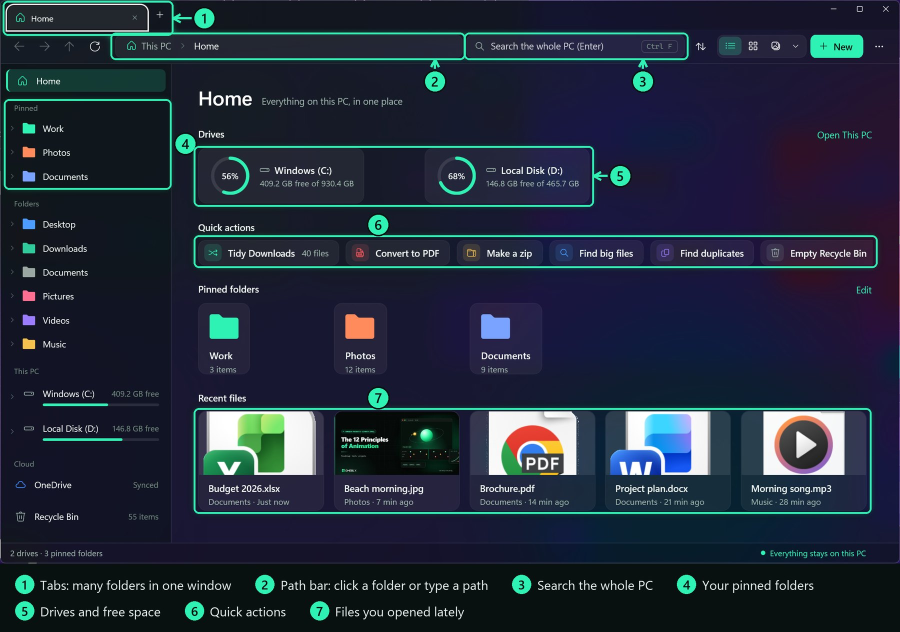
#> input picture docs/guide/home.jpg, 1800 x 1263 px, given in place of home.png, which was not available (shown at 1/2 size)
$ python annotate-guide.py
#> lines starting #> are read from the running program, lines starting #| are printed output that depends on the picture; pictures that were not available may be replaced by others from this repository, and a replacement may not be noted
"""Turns the raw screenshots (docs/guide/raw, from tests/Shots) into the guide's pictures: a mint box around each
part, a numbered marker with an arrow pointing at it, and a strip under the picture that says what each number is.
Writes docs/guide/<name>.jpg (for GitHub and the Omebly Tools page).

    python tools/annotate-guide.py
"""
import math, os
from PIL import Image, ImageDraw, ImageFilter, ImageFont

HERE = os.path.dirname(os.path.abspath(__file__))
RAW = os.path.join(HERE, '..', 'docs', 'guide', 'raw')
OUT = os.path.join(HERE, '..', 'docs', 'guide')
MINT, INK, PAPER = (46, 242, 179), (8, 17, 16), (232, 245, 240)
F = lambda size, bold=True: ImageFont.truetype(r'C:\Windows\Fonts\seguisb.ttf' if bold else r'C:\Windows\Fonts\segoeui.ttf', size)
WIDTH = 1800

# name: [((x0, y0, x1, y1) box in raw pixels, (bx, by) marker centre, "what it is"), ...]
SPEC = {
 'home': [((15, 8, 450, 88), (540, 48), 'Tabs: many folders in one window'),
          ((300, 92, 1222, 152), (1150, 215), 'Path bar: click a folder or type a path'),
          ((1235, 92, 1812, 152), (1700, 215), 'Search the whole PC'),
          ((18, 268, 445, 495), (490, 380), 'Your pinned folders'),
          ((520, 392, 1562, 540), (1640, 465), 'Drives and free space'),
          ((520, 628, 2312, 702), (1000, 594), 'Quick actions'),
          ((520, 1085, 2296, 1352), (1000, 1052), 'Files you opened lately')],
 'details': [((300, 92, 1222, 152), (800, 205), 'Where you are'),
             ((1895, 92, 2120, 152), (1850, 40), 'Change the view'),
             ((520, 180, 1960, 222), (2050, 202), 'Click a column to sort; right-click for more columns'),
             ((18, 560, 445, 950), (490, 755), 'Your Windows folders'),
             ((1840, 1442, 2380, 1488), (1780, 1462), 'What is selected, and its size')],
 'tabs': [((15, 8, 1140, 88), (1250, 48), 'Each tab is a folder; drag a tab out for its own window'),
          ((1150, 18, 1200, 72), (1205, 120), 'New tab (Ctrl+T)')],
 'menu': [((1420, 646, 1812, 678), (1880, 662), 'Make a ZIP'),
          ((1420, 702, 1812, 734), (1880, 718), 'All the PDF tools'),
          ((1420, 758, 1812, 790), (1880, 774), 'Colour tags'),
          ((1420, 988, 1812, 1020), (1880, 1004), 'Lock, shred, permissions and more'),
          ((1420, 1340, 1812, 1372), (1880, 1356), "Windows' own full menu")],
 'pdf-menu': [((1420, 700, 1810, 736), (1360, 718), 'PDF tools, on any PDF'),
              ((1815, 705, 2125, 925), (1970, 975), 'Grouped by what you want to do'),
              ((2118, 752, 2342, 1312), (2230, 1350), 'Pick one: it opens in its own window')],
 'pdf-tool': [((445, 581, 887, 983), (380, 640), 'Your files are already loaded'),
              ((892, 430, 1355, 488), (1120, 380), 'Add more or start again'),
              ((1433, 537, 1935, 619), (1990, 680), 'One click: the result is saved next to the original')],
 'viewer-picture': [((1530, 148, 2262, 202), (1440, 175), 'Zoom, rotate, copy, delete, open, full screen'),
                    ((2170, 765, 2252, 842), (2210, 700), 'Next and previous (arrow keys)'),
                    ((110, 1228, 2292, 1372), (2335, 1300), 'Every picture in the folder'),
                    ((810, 1385, 1580, 1428), (740, 1406), 'Keyboard keys, always shown')],
 'viewer-pdf': [((125, 255, 345, 1380), (400, 280), 'Pages'),
                ((1010, 1265, 1665, 1335), (1720, 1300), 'Go to a page, zoom'),
                ((1680, 150, 2262, 200), (1600, 175), 'Print, copy, delete, open in its app')],
 'viewer-video': [((965, 1045, 1410, 1120), (1460, 1083), 'Subtitles (an .srt next to the video)'),
                  ((175, 1205, 2205, 1240), (120, 1222), 'Drag to jump'),
                  ((175, 1260, 520, 1325), (580, 1292), 'Play, back, forward'),
                  ((1780, 1265, 2200, 1325), (1720, 1295), 'Volume, speed, subtitles on/off')],
 'archive': [((950, 95, 1200, 150), (1080, 40), 'A ZIP opens like a folder'),
             ((485, 190, 1062, 250), (1120, 220), 'Extract all, or only what you picked'),
             ((480, 285, 2350, 630), (1300, 680), 'Look inside without unzipping')],
 'folder-colour': [((1420, 1118, 1810, 1150), (1360, 1134), 'Right-click a folder, Folder colour'),
                   ((1815, 1110, 2025, 1490), (2090, 1200), 'Windows shows the colour too')],
 'tags': [((1420, 1058, 1810, 1090), (1360, 1074), 'Right-click, Tag'),
          ((1815, 1050, 2045, 1440), (2110, 1150), 'Tagged files are one click away in the sidebar')],
 'command-bar': [((788, 393, 1592, 446), (1660, 420), 'Ctrl+K, then type what you want'),
                 ((795, 465, 1590, 1010), (1660, 700), 'Pick it and press Enter')],
 'search': [((540, 95, 740, 150), (800, 215), 'Results from every folder inside'),
            ((1235, 92, 1812, 152), (1700, 215), 'Narrow the results'),
            ((1950, 250, 2300, 612), (2110, 672), 'Where each file is')],
 'preview-pane': [((1663, 172, 2311, 1377), (1600, 260), 'Preview pane: see a file without opening it')],
 'copy-card': [((1680, 1075, 2340, 1385), (1610, 1100), 'Progress, speed, pause; Done when finished'),
               ((1950, 1310, 2055, 1372), (2115, 1340), 'Undo puts everything back')],
 'bulk-rename': [((752, 262, 1625, 320), (1690, 290), 'New name: {n} is a number'),
                 ((752, 340, 1625, 800), (1690, 560), 'Find and replace, add text, numbers'),
                 ((760, 880, 1625, 1200), (1690, 1030), 'See every new name before you rename'),
                 ((752, 1282, 1185, 1342), (680, 1312), 'Rename (Undo works too)')],
 'duplicates': [((495, 312, 955, 372), (1020, 342), 'Move the extra copies to the Recycle Bin'),
                ((515, 460, 1000, 495), (1060, 478), 'The oldest copy is kept'),
                ((495, 392, 2338, 1018), (1300, 1060), 'Same content, found by a fingerprint')],
 'space-map': [((482, 298, 790, 352), (850, 325), 'Go up, or open the folder'),
               ((482, 367, 2266, 1391), (2320, 420), 'Bigger block = bigger file; click to look inside')],
 'tools-hub': [((505, 440, 1960, 790), (2030, 600), 'Clean up'),
               ((505, 912, 980, 1080), (1050, 1000), 'Compare and sync two folders'),
               ((505, 1200, 1470, 1370), (1540, 1290), 'Rules and backups that run by themselves')],
 'more-tools': [((1420, 1162, 1810, 1194), (1360, 1178), 'Right-click, More tools'),
                ((1815, 1160, 2350, 1490), (2200, 1110), 'Links, permissions, lock with a password, hide, scan, shred')],
 'folder-options': [((780, 195, 1620, 360), (1690, 260), 'Single or double click'),
                    ((780, 715, 1620, 1015), (1690, 860), 'Hidden files, extensions, recent files'),
                    ((780, 1100, 1620, 1160), (1690, 1130), 'Make Omebly open your folders and Win+E')],
 'gallery': [], 'light-theme': [], 'split-view': [],
}

def arrow(d, start, end, color, width=6):
    d.line([start, end], fill=color, width=width)
    ang = math.atan2(end[1] - start[1], end[0] - start[0]); L = 22
    for s in (-0.5, 0.5):
        d.line([end, (end[0] - L * math.cos(ang + s), end[1] - L * math.sin(ang + s))], fill=color, width=width)

def nearest(box, p):
    x0, y0, x1, y1 = box
    return (min(max(p[0], x0), x1), min(max(p[1], y0), y1))

def make(name, marks, key=True, out_dir=OUT):
#> called with name = 'home', key = True, out_dir = 'tools/../docs/guide'
    im = Image.open(os.path.join(RAW, name + '.png')).convert('RGB')
#> im is the input picture: PIL image 1800x1263 RGB; mean R, G, B 33.8, 43.9, 59
    w, h = im.size
#> w = 1800; h = 1263
    marks = [((max(0, x0 - 8), max(0, y0 - 6), min(w - 1, x1 + 8), min(h - 1, y1 + 6)), c, t) for (x0, y0, x1, y1), c, t in marks]
    clean = im.copy()
    glow = Image.new('RGBA', im.size, (0, 0, 0, 0)); g = ImageDraw.Draw(glow)
#> after `glow = Image.new('RGBA', im.size, (0, 0, 0, 0))`: glow: PIL image 1800x1263 RGBA; every value is 0
    for box, _, _ in marks: g.rounded_rectangle(box, 14, outline=MINT + (170,), width=16)
    blur = glow.filter(ImageFilter.GaussianBlur(10)); im.paste(blur, (0, 0), blur)
#> after `blur = glow.filter(ImageFilter.GaussianBlur(10))`:
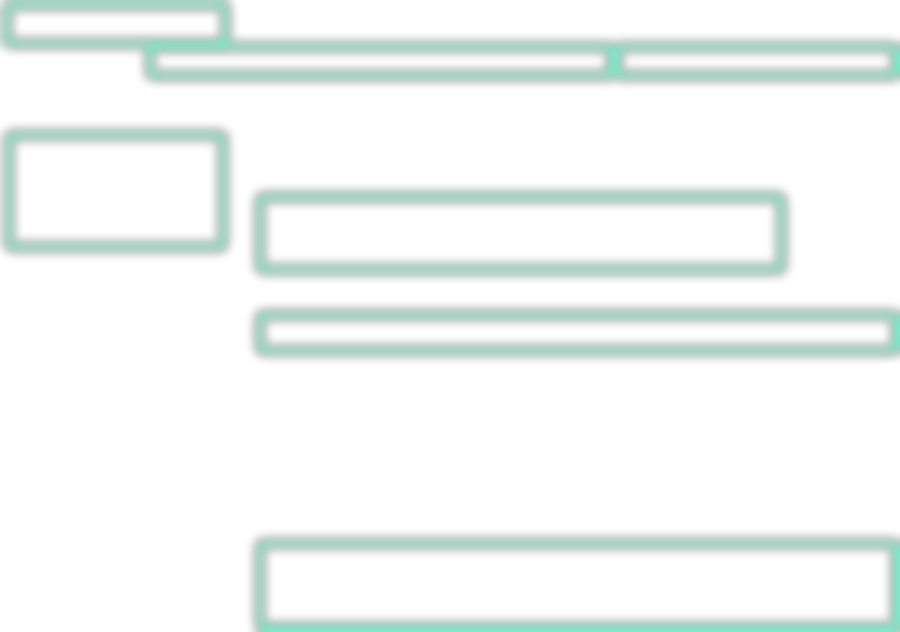
#> blur: PIL image 1800x1263 RGBA (shown at 1/2 size); mean R, G, B, A 4.3, 22.5, 16.6, 15.8; transparent parts drawn white
#> after `im.paste(blur, (0, 0), blur)`:
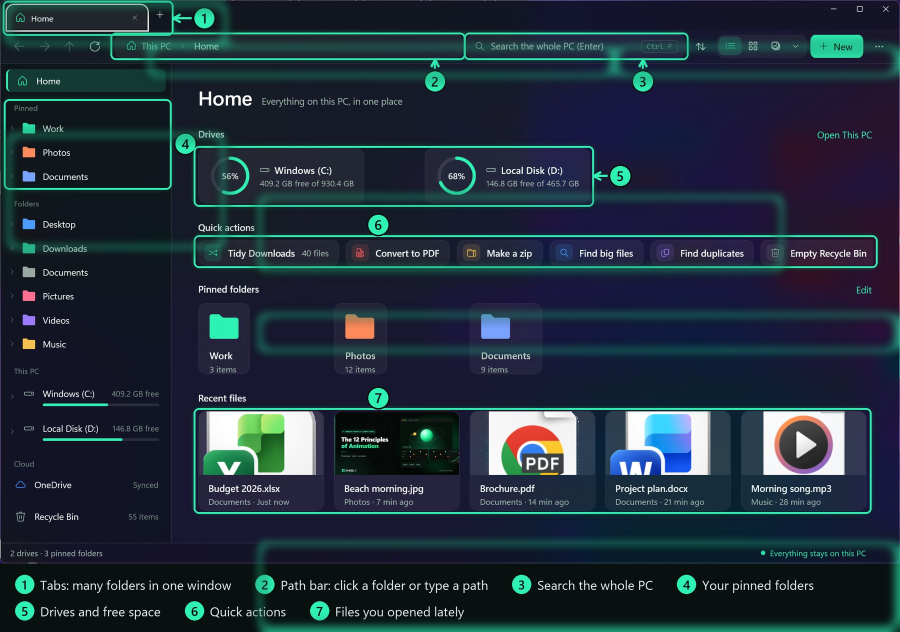
#> im: PIL image 1800x1263 RGB (shown at 1/2 size); mean R, G, B 33.3, 48.1, 60.5
    for box, _, _ in marks:  # the glow stays outside: what's inside the box is shown as it is
        x0, y0, x1, y1 = box; im.paste(clean.crop((x0 + 3, y0 + 3, x1 - 3, y1 - 3)), (x0 + 3, y0 + 3))
    d = ImageDraw.Draw(im)
    for i, (box, (bx, by), _) in enumerate(marks, 1):
        d.rounded_rectangle(box, 14, outline=MINT, width=5)
        tip = nearest(box, (bx, by))
        dist = math.dist(tip, (bx, by))
        if dist > 44:  # an arrow from the marker's edge to the box
            k = 34 / dist
            arrow(d, (bx + (tip[0] - bx) * k, by + (tip[1] - by) * k), tip, MINT)
        d.ellipse((bx - 30, by - 30, bx + 30, by + 30), fill=MINT, outline=INK, width=4)
        t = str(i); f = F(36); tw = d.textlength(t, font=f)
        d.text((bx - tw / 2, by - 25), t, font=f, fill=INK)
    # The key, under the picture.
    if marks and key:
        f = F(34, False); fb = F(34)
        rows, x, row = [[]], 40, 0
        for i, (_, _, text) in enumerate(marks, 1):
            wtxt = 70 + d.textlength(text, font=f) + 60
            if x + wtxt > w - 40 and rows[-1]: rows.append([]); x = 40
            rows[-1].append((i, text, x)); x += wtxt
#> this loop made 7 passes
#> (wtxt, x) on passes 1 to 7: (706.1, 746.1), (762.8, 1508.9), (479.8, 519.8), (457.2, 977), (501.6, 1478.6), (359.3, 399.3), (521, 920.3)
#> after the loop, rows = 3 items; x = 920.3
        band = 40 + 70 * len(rows)
#> band = 250
        out = Image.new('RGB', (w, h + band), INK); out.paste(im, (0, 0)); d = ImageDraw.Draw(out)
#> after `out = Image.new('RGB', (w, h + band), INK)`:
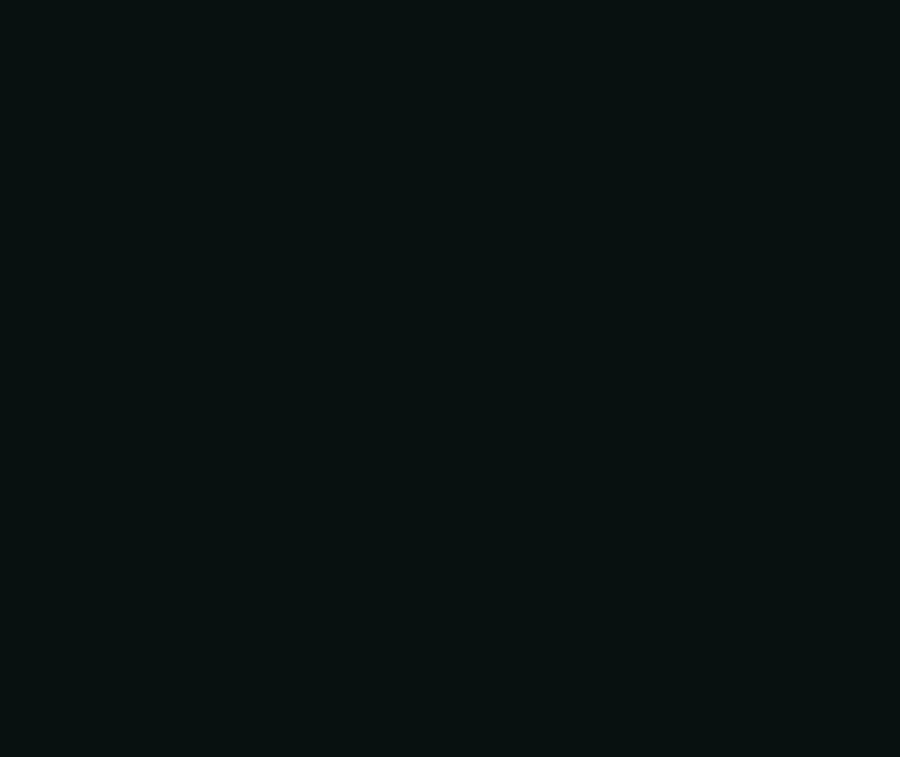
#> out: PIL image 1800x1513 RGB (shown at 1/2 size); mean R, G, B 8, 17, 16
#> after `out.paste(im, (0, 0))`:
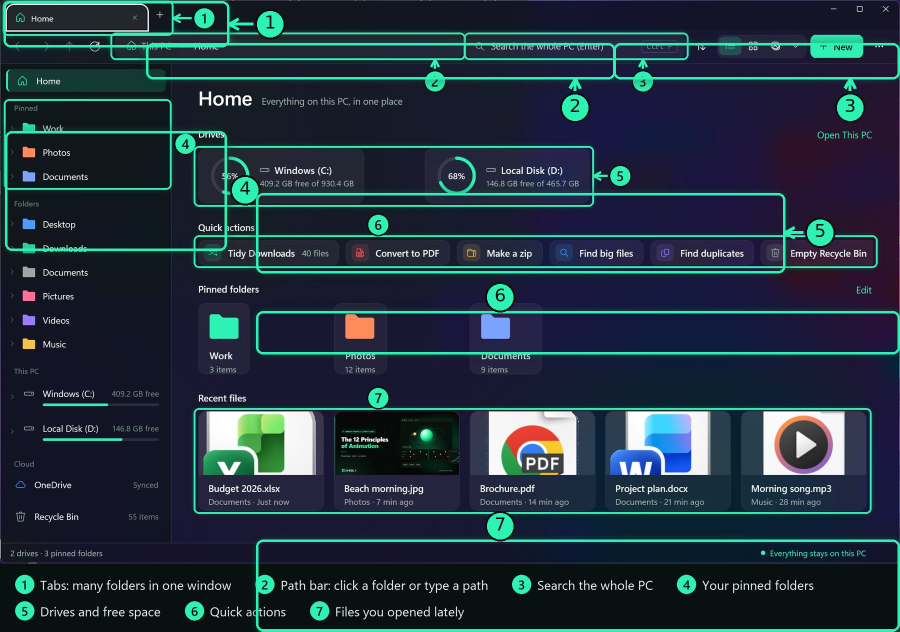
#> im: PIL image 1800x1263 RGB (shown at 1/2 size); mean R, G, B 34.2, 51.7, 63.3
#> after `out.paste(im, (0, 0))`:
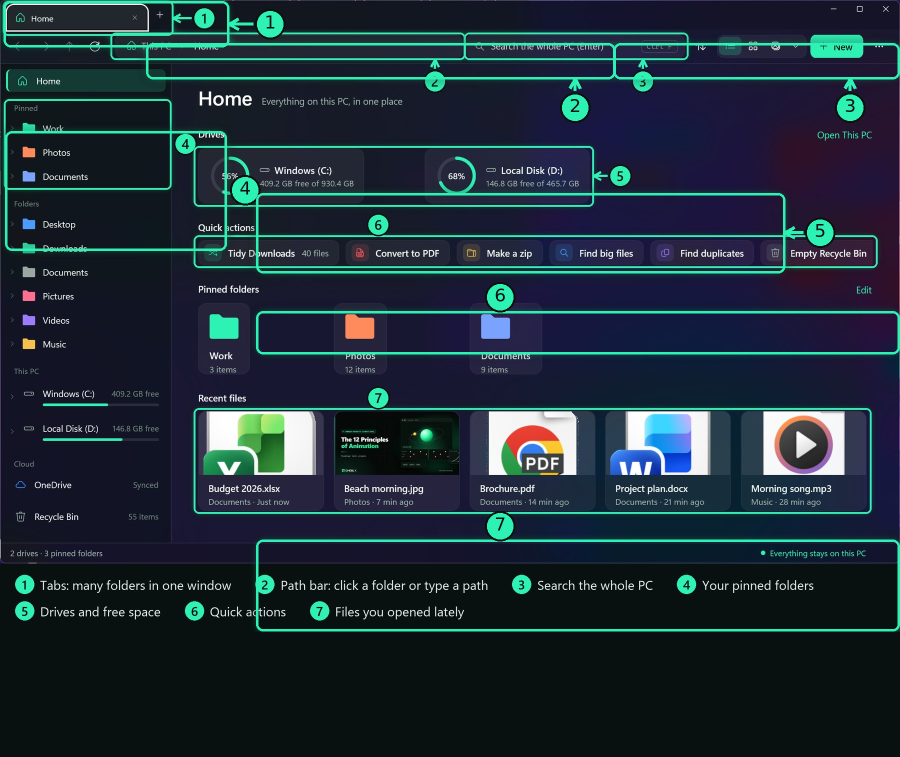
#> out: PIL image 1800x1513 RGB (shown at 1/2 size); mean R, G, B 29.9, 45.9, 55.5
        for r, items in enumerate(rows):
            y = h + 30 + r * 70
            for i, text, x in items:
                d.ellipse((x, y, x + 50, y + 50), fill=MINT)
                tw = d.textlength(str(i), font=fb); d.text((x + 25 - tw / 2, y + 2), str(i), font=fb, fill=INK)
                d.text((x + 66, y + 3), text, font=f, fill=PAPER)
#> this loop made 3 passes
#> y on passes 1 to 3: 1293, 1363, 1433
        im = out
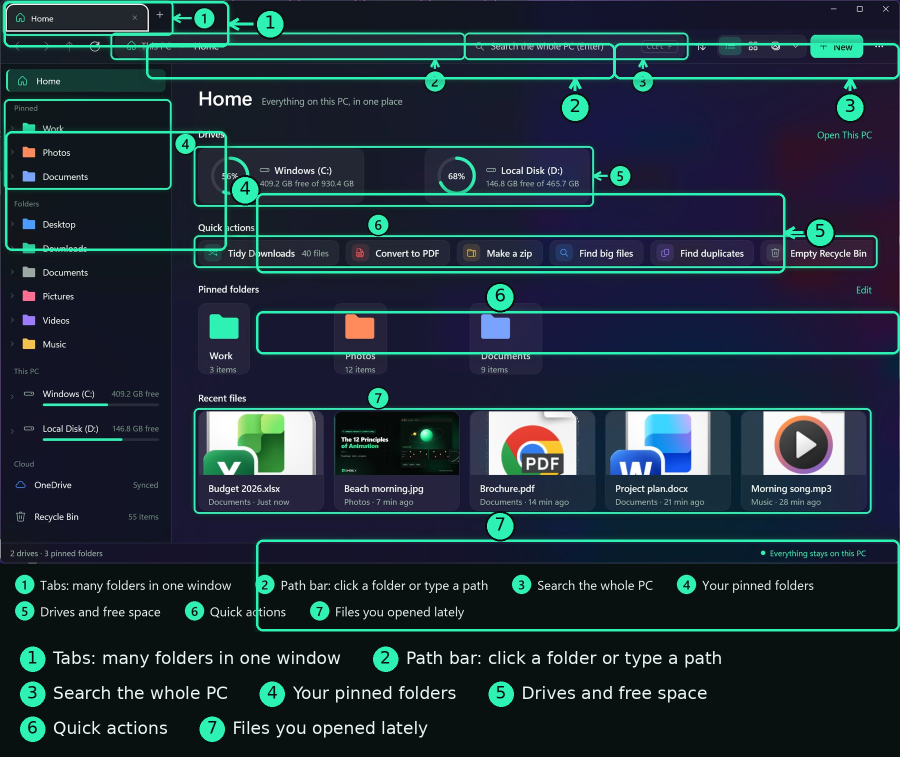
#> im: PIL image 1800x1513 RGB (shown at 1/2 size); mean R, G, B 31.7, 48.7, 57.9
    im = im.resize((WIDTH, round(im.height * WIDTH / im.width)), Image.LANCZOS)
    im.save(os.path.join(out_dir, name + '.jpg'), quality=86, optimize=True, progressive=True)
    return im.size

for name, marks in SPEC.items():
    if os.path.isfile(os.path.join(RAW, name + '.png')):
        print(name, make(name, marks))
        # The website's copy: numbers only, its page lists what they are (as text people can search and read aloud).
        os.makedirs(os.path.join(OUT, 'web'), exist_ok=True); make(name, marks, key=False, out_dir=os.path.join(OUT, 'web'))
#> the loop in make (call 2), `for box, _, _ in marks: g.rounded_rectangle(box, 14, outline=MINT + (1..` made 7 passes
#> box on passes 1 to 7: (7, 2, 458, 94), (292, 86, 1230, 158), (1227, 86, 1799, 158), (10, 262, 453, 501), (512, 386, 1570, 546), (512, 622, 1799, 708), (512, 1079, 1799, 1262)
#> the loop in make (call 2), `for box, _, _ in marks:  # the glow stays outside: what's inside the b..` made 7 passes
#> the loop in make (call 2), `for i, (box, (bx, by), _) in enumerate(marks, 1):` made 7 passes
#> (bx, by, x0 in nearest, y0 in nearest, x1 in nearest, y1 in nearest, tip, dist) on passes 1, 2, 3, 5: (540, 48, 7, 2, 458, 94, (458, 48), 82), (1150, 215, 292, 86, 1230, 158, (1150, 158), 57), (1700, 215, 1227, 86, 1799, 158, (1700, 158), 57), (1640, 465, 512, 386, 1570, 546, (1570, 465), 70)
#> (bx, by, x0 in nearest, y0 in nearest, x1 in nearest, y1 in nearest, tip, dist) on passes 4, 6, 7: (490, 380, 10, 262, 453, 501, (453, 380), 37), (1000, 594, 512, 622, 1799, 708, (1000, 622), 28), (1000, 1052, 512, 1079, 1799, 1262, (1000, 1079), 27)
#> (the run stopped early here; a loop or call above may not have finished)
